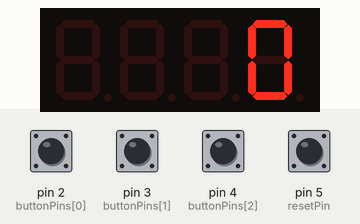
The sketch below on a simulated Arduino Mega 2560, built with avr-gcc and run on an emulated ATmega2560. Shown: 4-digit seven-segment display. The inputs (shaded band) are chosen by the test bench; at power-on: pin 2 (buttonPins[0]), pin 3 (buttonPins[1]), pin 4 (buttonPins[2]), pin 5 (resetPin) HIGH.

Above: at 1.2 s.
1.3 s: pin 2 (buttonPins[0]) pulled LOW for 1 s
At 3.4 s:
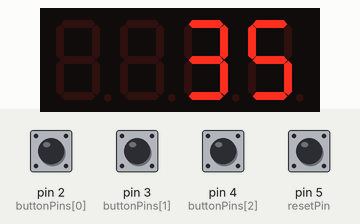
3.8 s: pin 4 (buttonPins[2]) pulled LOW for 0.15 s
At 5.2 s:
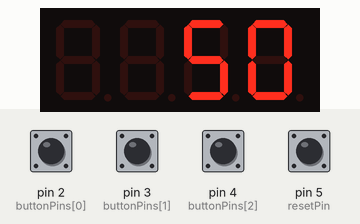
5.6 s: pin 3 (buttonPins[1]) pulled LOW for 0.15 s
At 5.75 s:
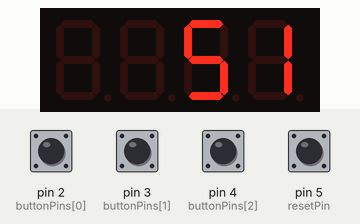
7.3 s: pin 2 (buttonPins[0]) pulled LOW for 0.15 s
At 8.4 s:
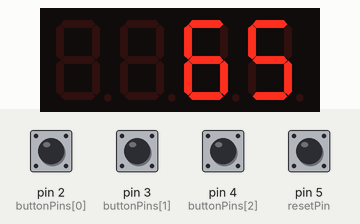
8.9 s: pin 3 (buttonPins[1]) pulled LOW for 1 s
At 11.1 s:
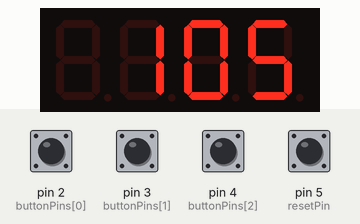
11.4 s: pin 4 (buttonPins[2]) pulled LOW for 1 s
At 14.2 s:
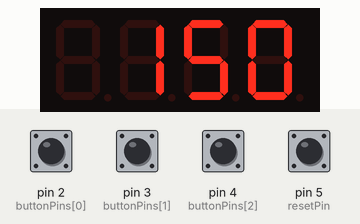
Timing chart, 0 to 14.9 s (numbered marks = the images above; inputs shaded):
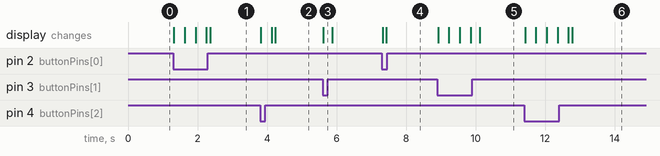

Measured:
- after the input at 1.3 s, the display: first changes at once (image 1 shows a later state)
- after the input at 3.8 s, the display: first changes at once (image 2 shows a later state)
- after the input at 5.6 s, the display: changes at once (image 3)
- after the input at 7.3 s, the display: first changes at once (image 4 shows a later state)
- after the input at 8.9 s, the display: first changes at once (image 5 shows a later state)
- after the input at 11.4 s, the display: first changes at once (image 6 shows a later state)

The sketch:

game.ino
```cpp
#include <Wire.h>
#include <TM1637Display.h>

// Pin definitions for TM1637 display
#define CLK_PIN 22
#define DIO_PIN 24

// Define TM1637 display
TM1637Display display(CLK_PIN, DIO_PIN);

// Define common buttons count and properties
const int buttonCount = 3;
int buttonPins[buttonCount] = {2, 3, 4};
int buttonPoints[buttonCount] = {5, 10, 15};

// Define reset button
int resetPin = 5;

// Define default player's score
int score = 0;

// Define default delay in millis
int delayDefault = 10;

void setup() {
  for(int i = 0; i < buttonCount; i++){
    pinMode(buttonPins[i], INPUT_PULLUP);
  }

  pinMode(resetPin, INPUT_PULLUP);

  display.setBrightness(2);
  display.showNumberDec(score);
}

void loop() {
  handleButtons();
}

// Handle buttons state
void handleButtons() {
  // Add points to the current user's score by pressing the "point" buttons
  for(int i=0; i < buttonCount; i++){
    if(digitalRead(buttonPins[i]) == LOW){
      int scoreBtn = buttonPoints[i];
      for (int j = 0; j < scoreBtn; j++) {
        score++;
        display.showNumberDec(score);
        delay(delayDefault);
      }
    }
  }

  // Reset current user score by using "reset" button
  if(digitalRead(resetPin) == LOW){
      score = 0;
      display.showNumberDec(score);
  }
}
```
